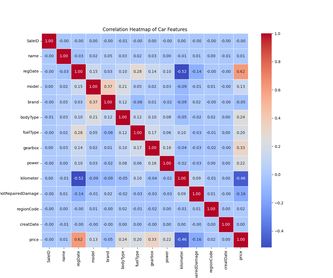
#> input picture PythonProjects/DataView/hot.png, 333 x 278 px, shrunk from 1200 x 1000 before the run
$ python allview.py
#> lines starting #> are read from the running program, lines starting #| are printed output that depends on the picture
import matplotlib.pyplot as plt

# 创建主图形布局
fig, axes = plt.subplots(3, 3, figsize=(18, 12))


# 加载并显示生成的图表
img1 = plt.imread('hot.png')
#> img1 is the input picture: shape (278, 333, 4) float32; mean R, G, B, A 0.84, 0.852, 0.932, 1
axes[1, 1].imshow(img1)
axes[1, 1].axis('off')

img2 = plt.imread('forest.png')
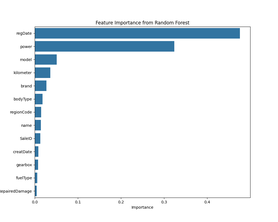
#> input picture PythonProjects/DataView/forest.png, 278 x 222 px, shrunk from 1000 x 800 before the run
#> img2 is the input picture: shape (222, 278, 4) float32; mean R, G, B, A 0.931, 0.95, 0.963, 1
axes[0, 2].imshow(img2)
axes[0, 2].axis('off')

img3 = plt.imread('feature.png')
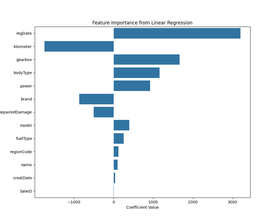
#> input picture PythonProjects/DataView/feature.png, 278 x 222 px, shrunk from 1000 x 800 before the run
#> img3 is the input picture: shape (222, 278, 4) float32; mean R, G, B, A 0.929, 0.948, 0.962, 1
axes[0, 0].imshow(img3)
axes[0, 0].axis('off')

img4 = plt.imread('body_type.png')
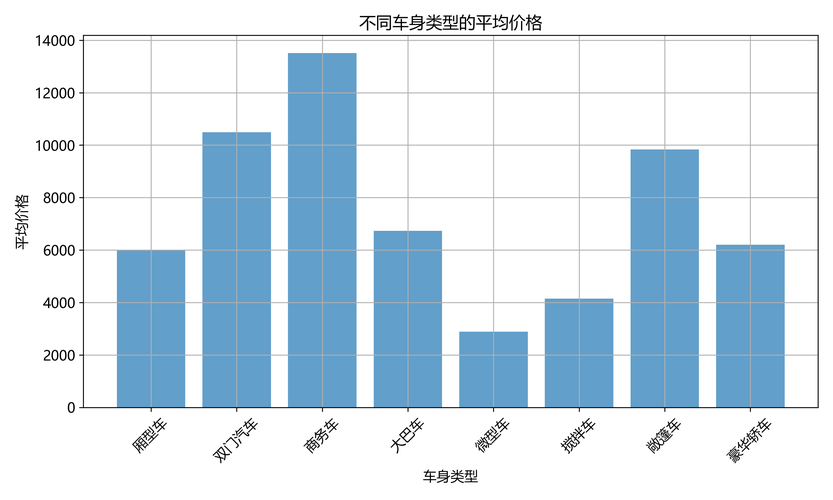
#> input picture PythonProjects/DataView/body_type.png, 833 x 500 px, shrunk from 3000 x 1800 before the run
#> img4 is the input picture: shape (500, 833, 4) float32; mean R, G, B, A 0.826, 0.885, 0.927, 1
axes[1, 0].imshow(img4)
axes[1, 0].axis('off')

img5 = plt.imread('brand_distribution.png')
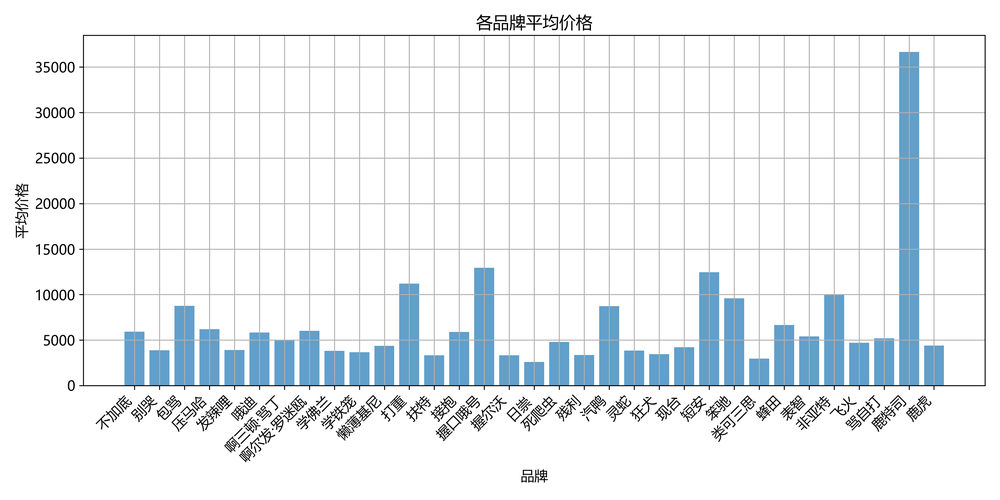
#> input picture PythonProjects/DataView/brand_distribution.png, 1000 x 500 px, shrunk from 3600 x 1800 before the run
#> img5 is the input picture: shape (500, 1000, 4) float32; mean R, G, B, A 0.921, 0.939, 0.952, 1
axes[1, 2].imshow(img5)
axes[1, 2].axis('off')

img6 = plt.imread('kilo.png')
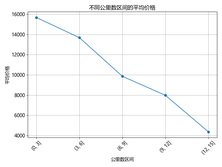
#> input picture PythonProjects/DataView/kilo.png, 222 x 167 px, shrunk from 800 x 600 before the run
#> img6 is the input picture: shape (167, 222, 4) float32; mean R, G, B, A 0.975, 0.976, 0.977, 1
axes[2, 0].imshow(img6)
axes[2, 0].axis('off')

#> (the run stopped early here; a loop or call above may not have finished)
